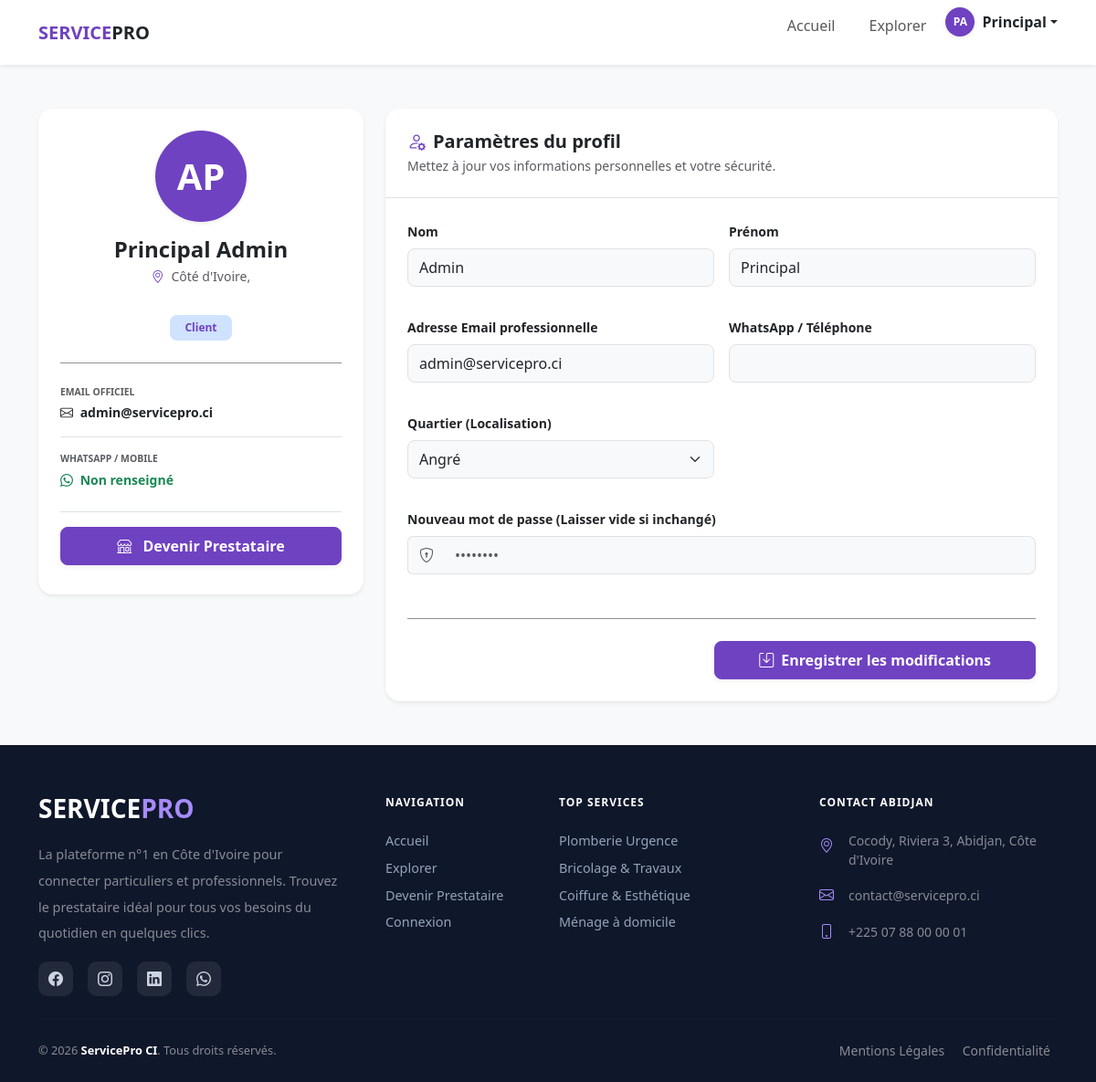
The app's page /mon_profil.php (signed in) with its own data.
### tables this page shows
CREATE TABLE `Utilisateur` (
  `id_utilisateur` int NOT NULL,
  `nom_utilisateur` varchar(100) NOT NULL,
  `prenom_utilisateur` varchar(150) NOT NULL,
  `email_utilisateur` varchar(150) NOT NULL,
  `password_utilisateur` varchar(255) NOT NULL,
  `tel_utilisateur` varchar(20) DEFAULT NULL,
  `est_client` tinyint(1) DEFAULT '1',
  `est_prestataire` tinyint(1) DEFAULT '0',
  `est_admin` tinyint(1) DEFAULT '0',
  `is_validated` tinyint(1) DEFAULT '0',
  `date_inscription` datetime DEFAULT CURRENT_TIMESTAMP,
  `id_quartier` int DEFAULT NULL
);

### mon_profil.php (the view, shortened to what this page needs)
<?php
require_once("includes/db.php");
$user_id = $_SESSION['user_id'];
$u_stmt = $conn->prepare("SELECT u.*, q.nom_quartier, v.nom_ville
                         FROM Utilisateur u
                         LEFT JOIN Quartier q ON u.id_quartier = q.id_quartier
                         LEFT JOIN Ville v ON q.id_ville = v.id_ville
                         WHERE u.id_utilisateur = ?");
$u_stmt->execute([$user_id]);
$u = $u_stmt->fetch(PDO::FETCH_ASSOC);
$quartiers = $conn->query("SELECT q.*, v.nom_ville FROM Quartier q JOIN Ville v ON q.id_ville = v.id_ville ORDER BY v.nom_ville, q.nom_quartier")->fetchAll(PDO::FETCH_ASSOC);
?>
<!DOCTYPE html>
<html lang="fr">
<head>
    <link href="https://cdn.jsdelivr.net/npm/bootstrap@5.3.0/dist/css/bootstrap.min.css" rel="stylesheet">
    <link rel="stylesheet" href="https://cdn.jsdelivr.net/npm/bootstrap-icons@1.11.0/font/bootstrap-icons.css">
    <link rel="stylesheet" href="assets/css/style.css">
</head>
<body class="bg-light">
    <?php include("includes/barre_navigation.php"); ?>
    <div class="container py-5">
        <div class="row">
            <div class="col-lg-4 mb-4">
                <div class="card border-0 shadow-sm p-4 text-center rounded-4">
                    <div class="avatar-xl rounded-circle bg-primary text-white d-flex align-items-center justify-content-center shadow-sm mx-auto mb-3" style="width:100px; height:100px; font-size:2.5rem; font-weight: bold;">
                        <?php echo strtoupper(substr($u['nom_utilisateur'], 0, 1) . substr($u['prenom_utilisateur'], 0, 1)); ?>
                    </div>
                    <h4 class="fw-bold mb-1"><?php echo $u['prenom_utilisateur'] . ' ' . $u['nom_utilisateur']; ?></h4>
                    <p class="text-muted small"><i class="bi bi-geo-alt me-1 text-primary"></i> <?php echo $u['nom_ville'] ?? 'Côté d\'Ivoire'; ?>, <?php echo $u['nom_quartier'] ?? ''; ?></p>
                    <div class="d-flex justify-content-center gap-2 mt-3">
                        <?php if($u['est_client']): ?><span class="badge bg-primary-subtle text-primary py-2 px-3 fw-bold rounded-pill">Client</span><?php endif; ?>
                    </div>
                    <hr class="my-4 opacity-50">
                    <div class="text-start">
                        <div class="mb-3">
                            <small class="text-muted d-block mb-1 fw-bold text-uppercase" style="font-size: 0.65rem;">Email officiel</small>
                            <p class="small fw-bold mb-0 text-dark"><i class="bi bi-envelope me-1"></i> <?php echo $u['email_utilisateur']; ?></p>
                        </div>
                        <div class="mb-3 border-top pt-3">
                            <small class="text-muted d-block mb-1 fw-bold text-uppercase" style="font-size: 0.65rem;">WhatsApp / Mobile</small>
                            <p class="small fw-bold mb-0 text-success"><i class="bi bi-whatsapp me-1"></i> <?php echo $u['tel_utilisateur'] ?? 'Non renseigné'; ?></p>
                        </div>
                    </div>
                    <div class="mt-2 pt-3 border-top">
                        <?php if(!$u['est_prestataire']): ?>
                            <a href="?devenir_prestataire=1" class="btn btn-primary w-100 rounded-pill mb-2 fw-bold small shadow-sm py-2 text-white">
                                <i class="bi bi-shop me-2"></i> Devenir Prestataire
                            </a>
                        <?php endif; ?>
                    </div>
                </div>
            </div>
            <div class="col-lg-8">
                <div class="card border-0 shadow-sm rounded-4 overflow-hidden">
                    <div class="card-header bg-white border-bottom p-4">
                        <h5 class="fw-bold mb-0"><i class="bi bi-person-gear me-2 text-primary"></i>Paramètres du profil</h5>
                        <p class="text-muted small mb-0 mt-1">Mettez à jour vos informations personnelles et votre sécurité.</p>
                    </div>
                    <div class="card-body p-4">
                        <form action="" method="POST">
                            <div class="row g-3">
                                <div class="col-md-6 mb-3">
                                    <label class="form-label small fw-bold">Nom</label>
                                    <input type="text" name="nom_utilisateur" class="form-control rounded-3 py-2 bg-light" value="<?php echo $u['nom_utilisateur']; ?>" required>
                                </div>
                                <div class="col-md-6 mb-3">
                                    <label class="form-label small fw-bold">Prénom</label>
                                    <input type="text" name="prenom_utilisateur" class="form-control rounded-3 py-2 bg-light" value="<?php echo $u['prenom_utilisateur']; ?>" required>
                                </div>
                                <div class="col-md-6 mb-3">
                                    <label class="form-label small fw-bold">Adresse Email professionnelle</label>
                                    <input type="email" name="email_utilisateur" class="form-control rounded-3 py-2 bg-light" value="<?php echo $u['email_utilisateur']; ?>" required>
                                </div>
                                <div class="col-md-6 mb-3">
                                    <label class="form-label small fw-bold">WhatsApp / Téléphone</label>
                                    <input type="tel" name="tel_utilisateur" class="form-control rounded-3 py-2 bg-light" value="<?php echo $u['tel_utilisateur']; ?>" required>
                                </div>
                                <div class="col-md-6 mb-3">
                                    <label class="form-label small fw-bold">Quartier (Localisation)</label>
                                    <select name="id_quartier" class="form-select rounded-3 py-2 bg-light" required>
                                        <?php
                                        $current_ville = "";
                                        foreach($quartiers as $q):
                                            if($current_ville != $q['nom_ville']){
                                                echo '<optgroup label="'.$q['nom_ville'].'">';
                                                $current_ville = $q['nom_ville'];
                                            }
                                        ?>
                                        <option value="<?php echo $q['id_quartier']; ?>" <?php echo ($q['id_quartier'] == $u['id_quartier']) ? 'selected' : ''; ?>>
                                            <?php echo $q['nom_quartier']; ?>
                                        </option>
                                        <?php endforeach; if($current_ville != "") echo '</optgroup>'; ?>
                                    </select>
                                </div>
                                <div class="col-12 mb-4">
                                    <label class="form-label small fw-bold">Nouveau mot de passe (Laisser vide si inchangé)</label>
                                    <div class="input-group">
                                        <span class="input-group-text bg-light border-end-0"><i class="bi bi-shield-lock text-muted"></i></span>
                                        <input type="password" name="new_password" class="form-control rounded-end-3 py-2 border-start-0 bg-light" placeholder="••••••••">
                                    </div>
                                </div>
                            </div>
                            <hr class="my-4 opacity-50">
                            <div class="text-end">
                                <button type="submit" name="update_profile" class="btn btn-primary rounded-pill px-5 py-2 fw-bold shadow-sm">
                                    <i class="bi bi-save me-2"></i>Enregistrer les modifications
                                </button>
                            </div>
                        </form>
                    </div>
                </div>
            </div>
        </div>
    </div>
    <?php include("includes/pied_de_page.php");?>
</body>
</html>

### assets/css/style.css (style rules this page uses)
:root { --primary-color: #6f42c1; --secondary-color: #f8f9fa; }
html { overflow-x: hidden; }
body { font-family: 'Segoe UI', Tahoma, Geneva, Verdana, sans-serif; color: #333; width: 100%; margin: 0; padding: 0; }
* { box-sizing: border-box; }
.text-primary { color: var(--primary-color) !important; }
.btn-primary { background-color: var(--primary-color); border-color: var(--primary-color); }
.rounded-pill, .rounded-md-pill { border-radius: 8px !important; }
.btn { --bs-btn-border-radius: 8px; padding-left: 1.5rem; padding-right: 1.5rem; font-weight: 600; transition: all 0.3s ease; }
a { color: var(--primary-color); text-decoration: none; }
.bg-primary { background-color: var(--primary-color) !important; }
.btn-primary { background-color: var(--primary-color) !important; border-color: var(--primary-color) !important; }
.avatar-xs, .avatar-sm, .avatar-xl { background-color: var(--primary-color) !important; }

### records on screen
utilisateur: nom_utilisateur+prenom_utilisateur "AP", prenom_utilisateur "Principal", nom_utilisateur "Admin", email_utilisateur "admin@servicepro.ci", tel_utilisateur "Non renseigné"

### other values on screen
$_SESSION['user_prenom'] "Principal"
$u['nom_ville'] "Côté d'Ivoire"
form field id_quartier "Angré"
